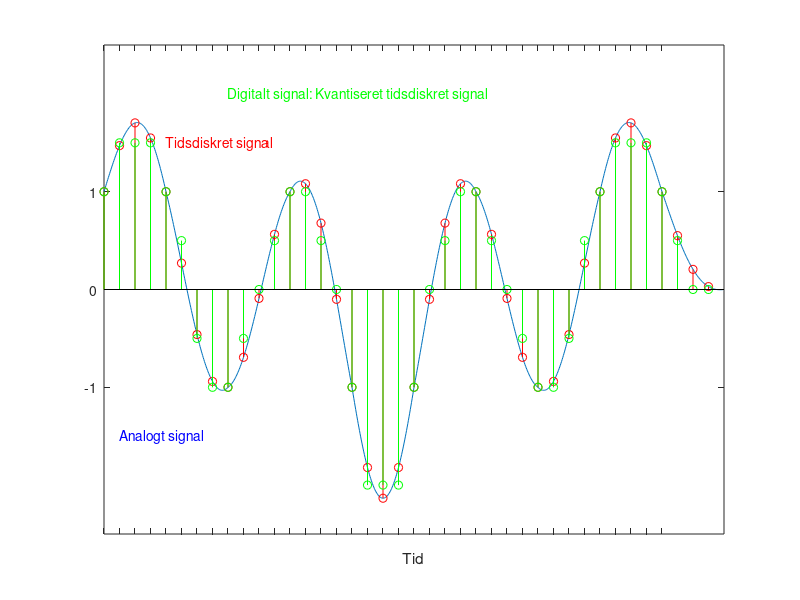

The MATLAB source for this figure:
% Figure with bandwidth limited pulse train
%clear all
set(0,'DefaultFigureColor','w');
set(0,'DefaultFigurePaperType','A4');
clf reset
cla reset

t=-4:0.01:4;
pulse=sin(pi*t)./(pi*t);
pulse(401)=1;
m=1/0.01;
data=[1 1 -1 1 -1 -1 1 -1 1 1];
x=[data(1:10);zeros(m-1,10)];
x=reshape(x,1,10*m);
y=conv(x,pulse);
t=0:0.01:9.99;
plot(t,y(401:1400));
set(gca,'YLim',[-2.5 2.5]);
set(gca,'Ytick',[-1:1:1]);
xlabel('Tid')
l=text(0.25,-1.5,'Analogt signal');
set(l,'Color','b');
pause
hold on
ts=0:0.25:9.99;
stem(ts,y(401:25:1400),'r');
l=text(1,1.5,'Tidsdiskret signal');
set(l,'Color','r');
set(gca,'Xtick',[0:0.25:9]);
set(gca,'XtickLabel','');
pause
q=y(401:25:1400);
q=round(2*q)/2;
stem(ts,q,'g')
l=text(2,2,'Digitalt signal: Kvantiseret tidsdiskret signal');
set(l,'Color','g');
hold off

